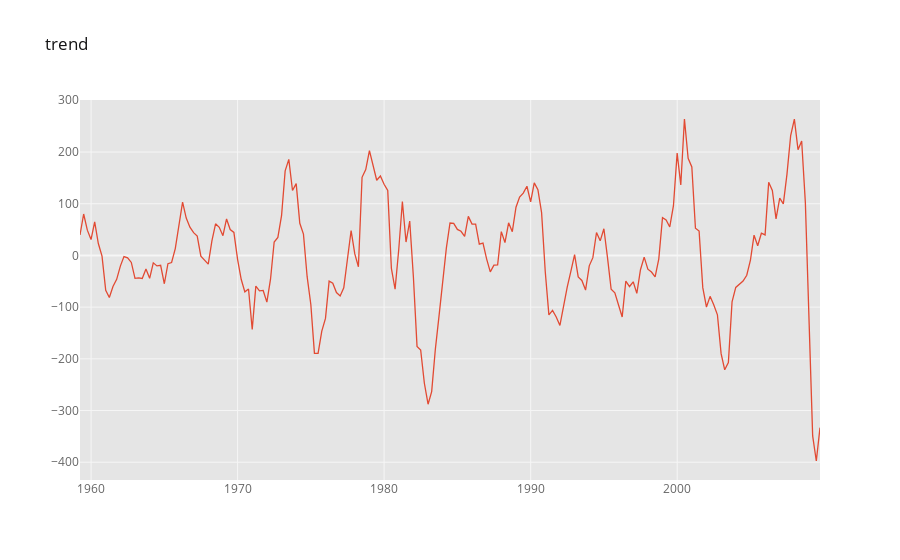
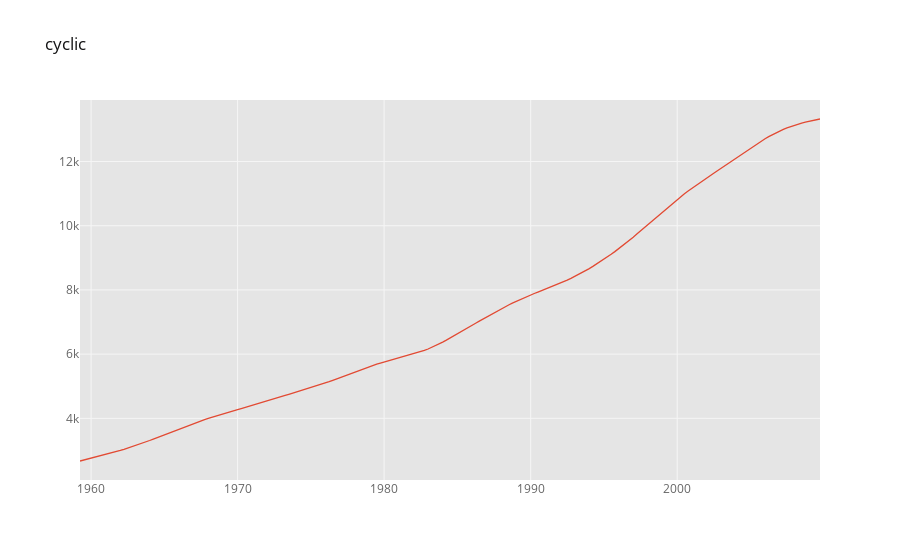

Notebook source saved alongside these figures, in order:
### Code cell
# we have quarterly data so we can keep lambda = 1600 as default
gdp_trend, gdp_cycle = hpfilter(df['realgdp'], lamb= 1600)
plt.style.use('seaborn')
gdp_trend.iplot(kind = 'line', title = 'trend')
gdp_cycle.iplot(kind = 'line', title = 'cyclic')

### Figure 1 — Plotly figure (JSON) as saved in the notebook; plotly's stock layout.template omitted (floating-point values rounded to 4 significant figures; data arrays with more than 128 entries replaced by an {"elided": "..."} marker saying what was removed)
{"data": [{"line": {"color": "rgba(226, 74, 51, 1.0)", "dash": "solid", "shape": "linear", "width": 1.3}, "mode": "lines", "name": "realgdp_cycle", "text": "", "type": "scatter", "x": {"elided": "203 str values"}, "y": {"elided": "203 float values"}}], "layout": {"legend": {"bgcolor": "#FFFFFF", "font": {"color": "#666666"}}, "paper_bgcolor": "#FFFFFF", "plot_bgcolor": "#E5E5E5", "title": {"font": {"color": "#151516"}, "text": "trend"}, "xaxis": {"gridcolor": "#F6F6F6", "showgrid": true, "tickfont": {"color": "#666666"}, "title": {"font": {"color": "#666666"}, "text": ""}, "zerolinecolor": "#F6F6F6"}, "yaxis": {"gridcolor": "#F6F6F6", "showgrid": true, "tickfont": {"color": "#666666"}, "title": {"font": {"color": "#666666"}, "text": ""}, "zerolinecolor": "#F6F6F6"}}}

### Figure 2 — Plotly figure (JSON) as saved in the notebook; plotly's stock layout.template omitted (floating-point values rounded to 4 significant figures; data arrays with more than 128 entries replaced by an {"elided": "..."} marker saying what was removed)
{"data": [{"line": {"color": "rgba(226, 74, 51, 1.0)", "dash": "solid", "shape": "linear", "width": 1.3}, "mode": "lines", "name": "realgdp_trend", "text": "", "type": "scatter", "x": {"elided": "203 str values"}, "y": {"elided": "203 float values"}}], "layout": {"legend": {"bgcolor": "#FFFFFF", "font": {"color": "#666666"}}, "paper_bgcolor": "#FFFFFF", "plot_bgcolor": "#E5E5E5", "title": {"font": {"color": "#151516"}, "text": "cyclic"}, "xaxis": {"gridcolor": "#F6F6F6", "showgrid": true, "tickfont": {"color": "#666666"}, "title": {"font": {"color": "#666666"}, "text": ""}, "zerolinecolor": "#F6F6F6"}, "yaxis": {"gridcolor": "#F6F6F6", "showgrid": true, "tickfont": {"color": "#666666"}, "title": {"font": {"color": "#666666"}, "text": ""}, "zerolinecolor": "#F6F6F6"}}}
